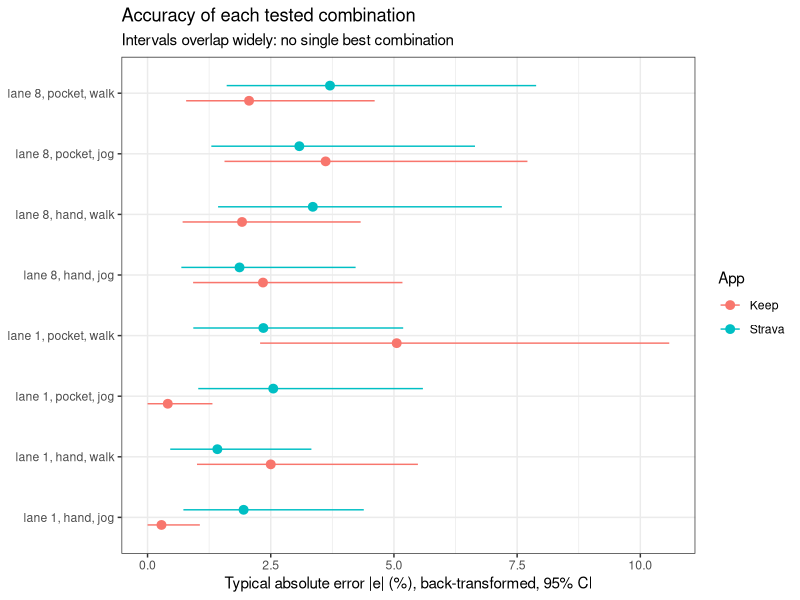

Here is the R script that generated this plot:
# 03_absolute_error.R
# Accuracy: how large is the typical error, ignoring its sign?
# (proposal v2, aim 3 and review comment 5)
#
# A mean signed error near 0 can hide large + and - errors, so here we use
# the absolute percentage error |e| and MAPE = mean of |e| in a group.
#
# Input : data/processed/gps_runs.csv  (made by code/01_clean_data.R)
# Output: tables in results/, plot in figures/
# Run from the repository root:  Rscript code/03_absolute_error.R

suppressPackageStartupMessages({
  library(lme4)
  library(lmerTest)
  library(emmeans)
  library(ggplot2)
})

dir.create("results", showWarnings = FALSE)
dir.create("figures", showWarnings = FALSE)

dat <- read.csv("data/processed/gps_runs.csv")
dat$block     <- factor(dat$block, levels = c("Phoebe", "Boyi", "Jenny", "Darren"))
dat$app       <- factor(dat$app, levels = c("Keep", "Strava"))
dat$lane      <- factor(dat$lane)
dat$placement <- factor(dat$placement, levels = c("hand", "pocket"))
dat$pace      <- factor(dat$pace, levels = c("walk", "jog"))
dat$lap_id    <- factor(dat$lap_id)
options(contrasts = c("contr.sum", "contr.poly"))

dat$abs_e <- abs(dat$error_pct)

# ---- 1. MAPE by app with a bootstrap CI -------------------------------------

# Resample whole laps (both app readings together) within each block, so every
# bootstrap sample keeps the design: 4 blocks x 8 laps, paired readings.
mape_by_app <- function(d) tapply(d$abs_e, d$app, mean)

laps_in_block <- split(as.character(dat$lap_id), dat$block)
laps_in_block <- lapply(laps_in_block, unique)
rows_of_lap   <- split(seq_len(nrow(dat)), as.character(dat$lap_id))

set.seed(404)
B <- 5000
boot <- replicate(B, {
  laps <- unlist(lapply(laps_in_block, sample, replace = TRUE))
  mape_by_app(dat[unlist(rows_of_lap[laps]), ])
})
boot_diff <- boot["Strava", ] - boot["Keep", ]

mape_table <- data.frame(
  app      = c("Keep", "Strava", "Strava - Keep"),
  mape     = c(mape_by_app(dat), diff(mape_by_app(dat))),
  boot_lo  = c(apply(boot, 1, quantile, 0.025), quantile(boot_diff, 0.025)),
  boot_hi  = c(apply(boot, 1, quantile, 0.975), quantile(boot_diff, 0.975))
)
mape_table[, -1] <- round(mape_table[, -1], 2)
print(mape_table)
write.csv(mape_table, "results/mape_by_app_bootstrap.csv", row.names = FALSE)

# MAPE by block and app (descriptive)
mape_block <- aggregate(abs_e ~ block + app, data = dat, FUN = mean)
mape_block$abs_e <- round(mape_block$abs_e, 2)
names(mape_block)[3] <- "mape"
print(mape_block)
write.csv(mape_block, "results/mape_by_block_app.csv", row.names = FALSE)

# ---- 2. Model for log(|e| + 0.5) ---------------------------------------------

# |e| is skewed and often 0, so model log(|e| + 0.5) with the same final mixed
# model as the signed error (including app x block, see 02_analysis.R). Back-transformed means are "typical" (median-like)
# absolute errors, so they are smaller than MAPE.
dat$log_abs <- log(dat$abs_e + 0.5)
fit_abs <- lmer(log_abs ~ block * app + app * lane * placement * pace + (1 | lap_id),
                data = dat)
anova_abs <- anova(fit_abs)
print(anova_abs)
write.csv(round(as.data.frame(anova_abs), 4), "results/anova_log_abs_error.csv")

back <- function(x) pmax(exp(x) - 0.5, 0)   # undo log(|e| + 0.5); |e| >= 0
typical <- function(spec) {
  em <- as.data.frame(confint(emmeans(fit_abs, spec)))
  data.frame(em[, all.vars(spec), drop = FALSE],
             typical_abs_e = back(em$emmean),
             lower = back(em$lower.CL), upper = back(em$upper.CL))
}
typ_app  <- typical(~ app)
typ_cell <- typical(~ app * lane * placement * pace)
print(typ_app, digits = 3)
write.csv(transform(typ_cell, typical_abs_e = round(typical_abs_e, 2),
                    lower = round(lower, 2), upper = round(upper, 2)),
          "results/typical_abs_error_by_treatment.csv", row.names = FALSE)

# Check that the conclusion does not hinge on the constant 0.5
for (k in c(0.25, 0.5, 1)) {
  m <- lmer(log(abs_e + k) ~ block * app + app * lane * placement * pace + (1 | lap_id),
            data = dat)
  cat(sprintf("constant %.2f: app p = %.3f\n", k, anova(m)["app", "Pr(>F)"]))
}

# ---- 3. Plot: typical |e| for all 16 treatment combinations ------------------

typ_cell$combo <- with(typ_cell, paste0("lane ", lane, ", ", placement, ", ", pace))
p_cell <- ggplot(typ_cell, aes(x = typical_abs_e, y = combo, colour = app)) +
  geom_pointrange(aes(xmin = lower, xmax = upper),
                  position = position_dodge(width = 0.5)) +
  labs(x = "Typical absolute error |e| (%), back-transformed, 95% CI",
       y = NULL, colour = "App",
       title = "Accuracy of each tested combination",
       subtitle = "Intervals overlap widely: no single best combination") +
  theme_bw()
ggsave("figures/06_typical_abs_error_by_treatment.png", p_cell,
       width = 7, height = 4.5, dpi = 200)
